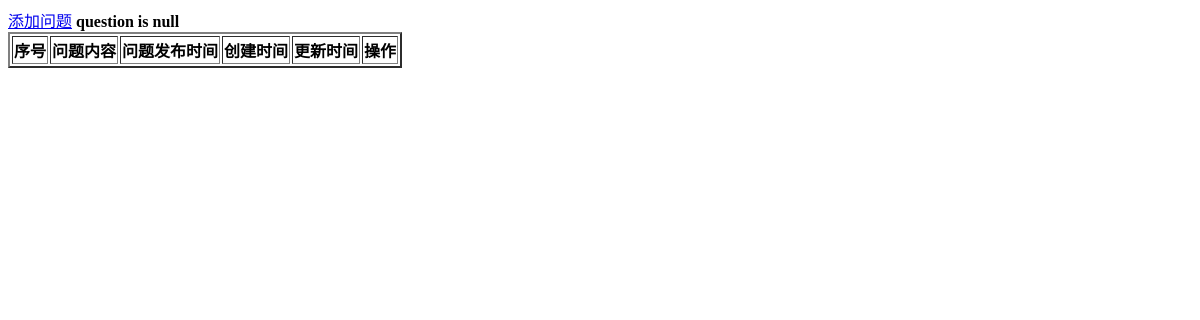
/polls/questions/, run on an earlier commit of the app's database.
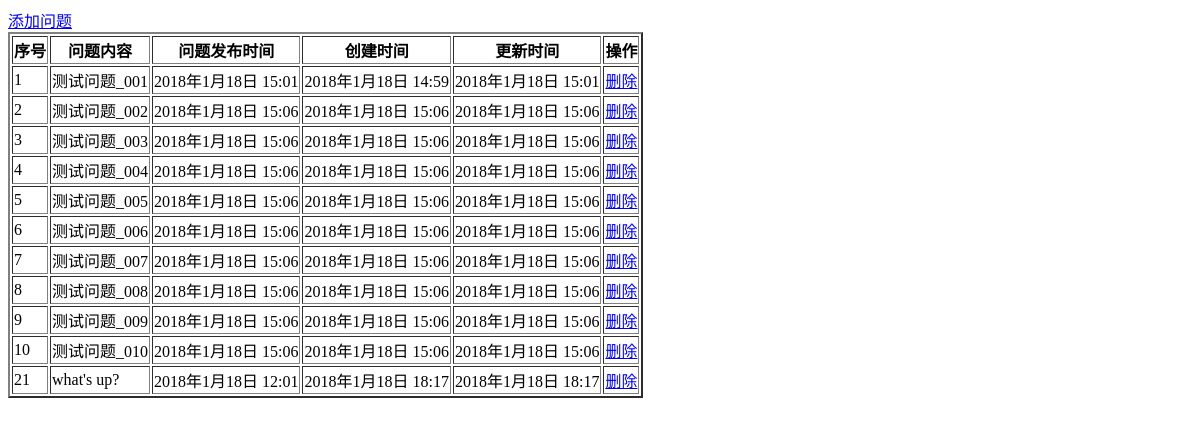
And on a later commit of the database.
### polls/models.py (models this page shows, shortened)
class Question(models.Model):
    question_text = models.CharField(max_length=200)
    pub_date = models.DateTimeField('date published')
    create_time = models.DateTimeField(auto_now_add=True)
    last_time = models.DateTimeField(auto_now=True)
    class Meta:
        db_table = 'question'
        ordering = ['id']

### polls/views.py (the view)
def getQuestions(request):
    questionsList = Question.objects.all()
    return render(request,'polls/questions.html',{'questions':questionsList})

### polls/templates/polls/questions.html (shortened to what this page needs)
<!DOCTYPE html>
<html lang="en">
<head>
</head>
<body>
<a href="{% url 'polls:addQuestion' %}">添加问题</a>
{% if not questions %}<b>question is null</b>{% endif %}
<table border="2px">
    <tr>
        <th>序号</th>
        <th>问题内容</th>
        <th>问题发布时间</th>
        <th>创建时间</th>
        <th>更新时间</th>
        <th>操作</th>
    </tr>
    {% for question in questions %}
    <tr>
        <td>{{ question.id }}</td>
        <td>{{ question.question_text }}</td>
        <td>{{ question.pub_date }}</td>
        <td>{{ question.create_time }}</td>
        <td>{{ question.last_time }}</td>
        <td>
            <a href="{% url 'polls:deleteQueation' question.id  %}" >删除</a>
        </td>
    </tr>
    {% endfor %}
</table>
</body>
</html>

What changed in the data, as far as the page shows it:
added Question: id "1", question_text "测试问题_001", pub_date "2018年1月18日 15:01", create_time "2018年1月18日 14:59", last_time "2018年1月18日 15:01"
added Question: id "2", question_text "测试问题_002", pub_date "2018年1月18日 15:06", create_time "2018年1月18日 15:06", last_time "2018年1月18日 15:06"
added Question: id "3", question_text "测试问题_003", pub_date "2018年1月18日 15:06", create_time "2018年1月18日 15:06", last_time "2018年1月18日 15:06"
added Question: id "4", question_text "测试问题_004", pub_date "2018年1月18日 15:06", create_time "2018年1月18日 15:06", last_time "2018年1月18日 15:06"
added Question: id "5", question_text "测试问题_005", pub_date "2018年1月18日 15:06", create_time "2018年1月18日 15:06", last_time "2018年1月18日 15:06"
added Question: id "6", question_text "测试问题_006", pub_date "2018年1月18日 15:06", create_time "2018年1月18日 15:06", last_time "2018年1月18日 15:06"
added Question: id "7", question_text "测试问题_007", pub_date "2018年1月18日 15:06", create_time "2018年1月18日 15:06", last_time "2018年1月18日 15:06"
added Question: id "8", question_text "测试问题_008", pub_date "2018年1月18日 15:06", create_time "2018年1月18日 15:06", last_time "2018年1月18日 15:06"
added Question: id "9", question_text "测试问题_009", pub_date "2018年1月18日 15:06", create_time "2018年1月18日 15:06", last_time "2018年1月18日 15:06"
added Question: id "10", question_text "测试问题_010", pub_date "2018年1月18日 15:06", create_time "2018年1月18日 15:06", last_time "2018年1月18日 15:06"
added Question: id "21", question_text "what's up?", pub_date "2018年1月18日 12:01", create_time "2018年1月18日 18:17", last_time "2018年1月18日 18:17"
Also different on the page:
text no longer shown: "question is null"
